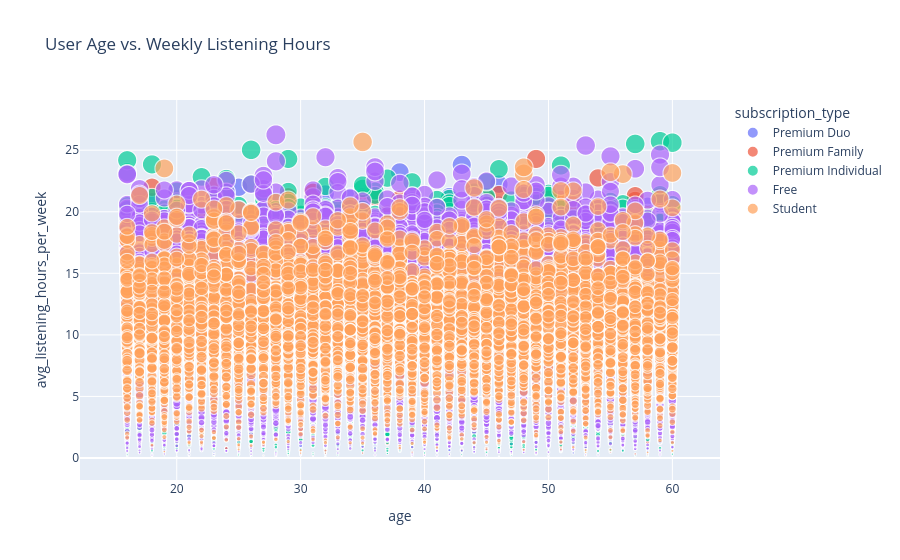

Write notebook code for a chart like this one.
### Code cell
fig = px.scatter(df,x='age', y='avg_listening_hours_per_week',size='avg_listening_hours_per_week', color='subscription_type',title='User Age vs. Weekly Listening Hours')
fig.show()

### Figure 1 — Plotly figure (JSON) as saved in the notebook; plotly's stock layout.template omitted (floating-point values rounded to 4 significant figures; data arrays with more than 128 entries replaced by an {"elided": "..."} marker saying what was removed)
{"data": [{"hovertemplate": "subscription_type=Premium Duo<br>age=%{x}<br>avg_listening_hours_per_week=%{marker.size}<extra></extra>", "legendgroup": "Premium Duo", "marker": {"color": "#636efa", "size": {"elided": "4448 float values"}, "sizemode": "area", "sizeref": 0.06563, "symbol": "circle"}, "mode": "markers", "name": "Premium Duo", "showlegend": true, "type": "scattergl", "x": {"elided": "4448 int values"}, "xaxis": "x", "y": {"elided": "4448 float values"}, "yaxis": "y"}, {"hovertemplate": "subscription_type=Premium Family<br>age=%{x}<br>avg_listening_hours_per_week=%{marker.size}<extra></extra>", "legendgroup": "Premium Family", "marker": {"color": "#EF553B", "size": {"elided": "4482 float values"}, "sizemode": "area", "sizeref": 0.06563, "symbol": "circle"}, "mode": "markers", "name": "Premium Family", "showlegend": true, "type": "scattergl", "x": {"elided": "4482 int values"}, "xaxis": "x", "y": {"elided": "4482 float values"}, "yaxis": "y"}, {"hovertemplate": "subscription_type=Premium Individual<br>age=%{x}<br>avg_listening_hours_per_week=%{marker.size}<extra></extra>", "legendgroup": "Premium Individual", "marker": {"color": "#00cc96", "size": {"elided": "14029 float values"}, "sizemode": "area", "sizeref": 0.06563, "symbol": "circle"}, "mode": "markers", "name": "Premium Individual", "showlegend": true, "type": "scattergl", "x": {"elided": "14029 int values"}, "xaxis": "x", "y": {"elided": "14029 float values"}, "yaxis": "y"}, {"hovertemplate": "subscription_type=Free<br>age=%{x}<br>avg_listening_hours_per_week=%{marker.size}<extra></extra>", "legendgroup": "Free", "marker": {"color": "#ab63fa", "size": {"elided": "22525 float values"}, "sizemode": "area", "sizeref": 0.06563, "symbol": "circle"}, "mode": "markers", "name": "Free", "showlegend": true, "type": "scattergl", "x": {"elided": "22525 int values"}, "xaxis": "x", "y": {"elided": "22525 float values"}, "yaxis": "y"}, {"hovertemplate": "subscription_type=Student<br>age=%{x}<br>avg_listening_hours_per_week=%{marker.size}<extra></extra>", "legendgroup": "Student", "marker": {"color": "#FFA15A", "size": {"elided": "4516 float values"}, "sizemode": "area", "sizeref": 0.06563, "symbol": "circle"}, "mode": "markers", "name": "Student", "showlegend": true, "type": "scattergl", "x": {"elided": "4516 int values"}, "xaxis": "x", "y": {"elided": "4516 float values"}, "yaxis": "y"}], "layout": {"legend": {"itemsizing": "constant", "title": {"text": "subscription_type"}, "tracegroupgap": 0}, "title": {"text": "User Age vs. Weekly Listening Hours"}, "xaxis": {"anchor": "y", "domain": [0, 1], "title": {"text": "age"}}, "yaxis": {"anchor": "x", "domain": [0, 1], "title": {"text": "avg_listening_hours_per_week"}}}}
